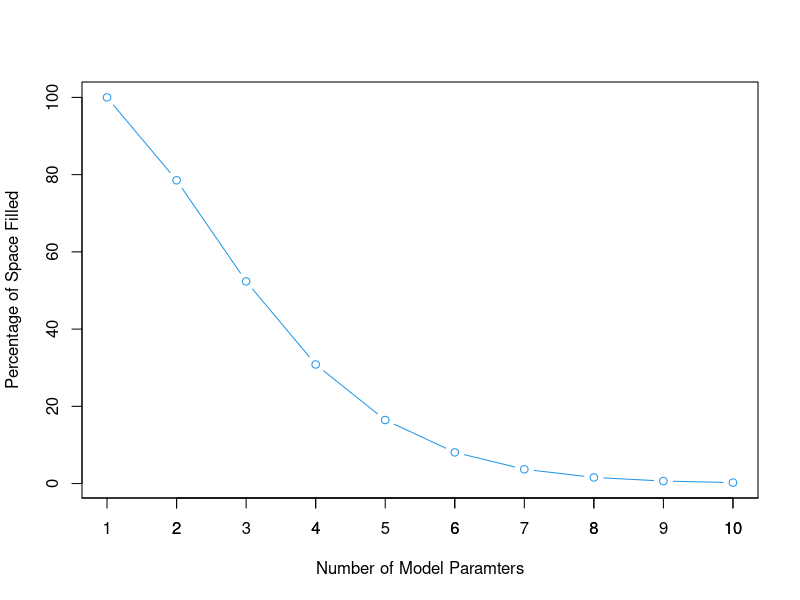

The R source for this figure:
alpha <- function(s){
  num = pi^(s/2)*0.5^s
  denom = gamma(s/2 + 1)
  y = num/denom
  return(y)
}

c = c(1,2,3,4,5,6,7,8,9,10)
d = alpha(c)

plot(100*d/1,xlab="Number of Model Paramters",ylab="Percentage of Space Filled",type="b",col=4)
axis(side=1, at=c(0:15))
